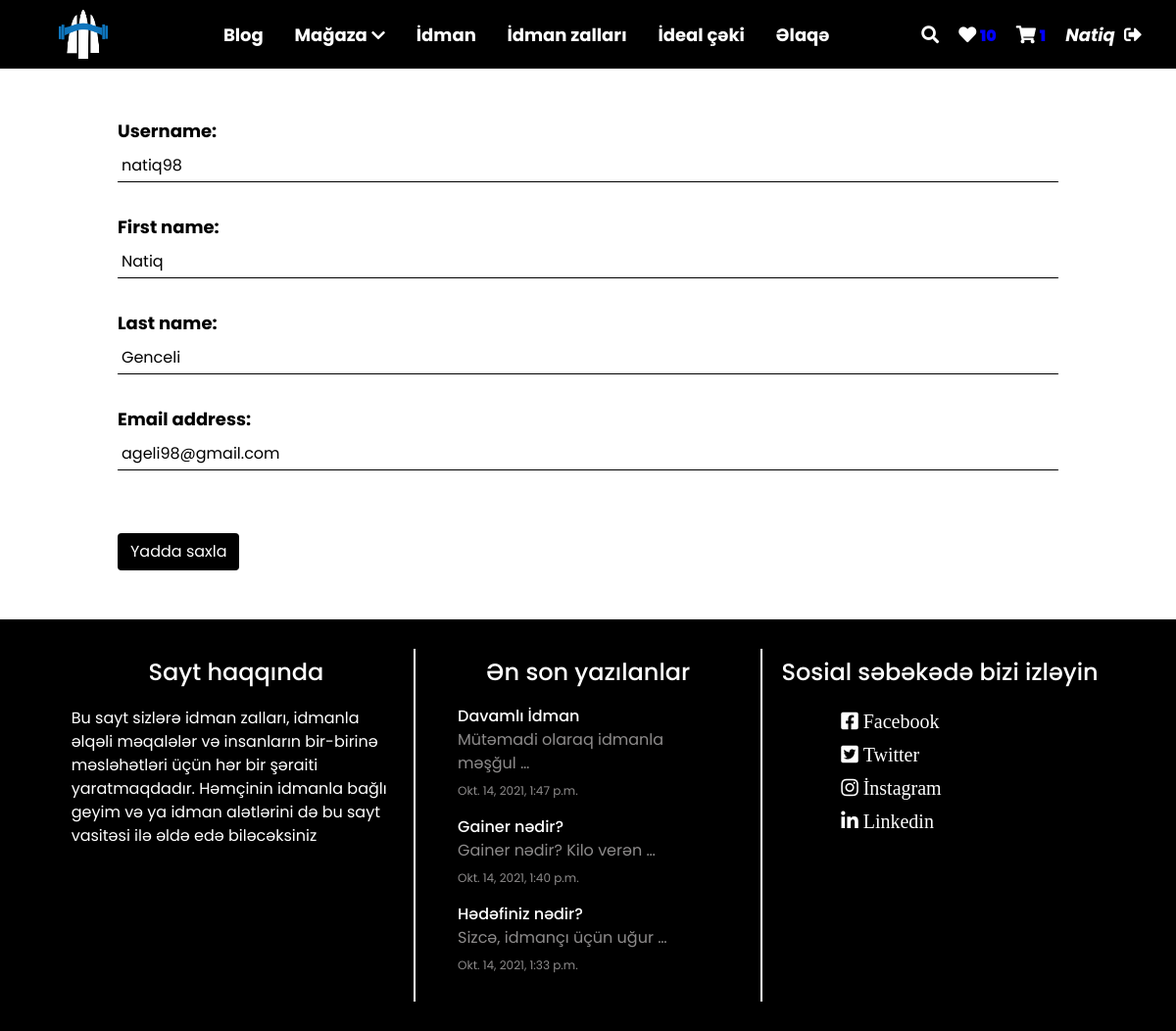
Page /user/changeUser/ (signed in) on the committed database.
### article/models.py (models this page shows, shortened)
class Article(models.Model):
    author = models.ForeignKey('auth.User', on_delete=models.CASCADE)
    title = models.CharField(max_length=50)
    content = RichTextField()
    article_rate = models.PositiveIntegerField(default=0)
    article_views = models.PositiveIntegerField(default=0)
    articles_likes = models.PositiveIntegerField(default=0)
    article_images = models.FileField( null=True, verbose_name='Sekil elave edin')
    created_date = models.DateTimeField(auto_now_add=True)

### user/views.py (the view)
# urls.py: path('changeUser/',views.changeUser, name='changeUser'),
@login_required(login_url='/user/login/')
def changeUser(request):
    change_form = UserUpdateForm(request.POST or None, instance=request.user)
    if change_form.is_valid():
        change_form.save()
        messages.success(request,'Uğurla dəyişdirildi')
        return redirect('/article/userDashboard/')
    return render(request,'userChange.html', context={'change_form':change_form})

### user/forms.py
class UserUpdateForm(UserChangeForm):
    class Meta:
        model = User
        fields = ('username','first_name','last_name','email')
        widgets = {
            'username': TextInput(attrs={'class':'input','placeholder':'İstifadəçi adı'}),
            'first_name': TextInput(attrs={'class':'input','placeholder':'Ad'}),
            'last_name': TextInput(attrs={'class':'input','placeholder':'Soyad'}),
            'email': TextInput(attrs={'class':'input','placeholder':'Email'}),
        }

### article/views.py (called while the page is built)
def footer(request):
    formm = Article.objects.all().order_by('-created_date')[:3]
    random_article = Article.objects.order_by('?')[0]
    allArticles = Article.objects.all().order_by('-created_date')
    carousel = IndexCarousel.objects.all()
    return{
        'formm':formm,
        'carousel': carousel,
        'allArticles':allArticles,
        'random_article':random_article
    }

def allLikeArticles(request):
    if request.user.id:
        likeArticlenavbar = LikeArticle.objects.filter(user=request.user).order_by('-id')[:2]
        likeArticles = LikeArticle.objects.filter(user=request.user)
        return{
            'likeArticles':likeArticles,
            'likeArticlenavbar':likeArticlenavbar,
        }
    else:
        return{}

### order/models.py (called while the page is built)
    @property
    def amount(self):
        return (self.product.price * self.quantity)

### order/views.py (called while the page is built)
def theCart(request):
    if request.user.id:
        carts = ShopCart.objects.filter(user=request.user)
        shopCartsNavbar = ShopCart.objects.filter(user=request.user).order_by('-id')[:2]
        return{
            'carts':carts,
            'shopCartsNavbar':shopCartsNavbar,
        }
    return {}

### shoppings/views.py (called while the page is built)
def navbarCategory(request):
    categories = Category.objects.filter(parent__isnull=True)
    allProducts = Product.objects.all().order_by('-created_date')
    return{
        'categories':categories,
        'allProducts':allProducts,
    }

### templates/userChange.html (shortened to what this page needs)
{% extends "layout.html" %}
{%  block css %}
    <link rel="stylesheet" href="/static/userRegister.css">
{% endblock css %}
{% block body %}
<div class='user_change'>
    {% if change_form %}
        <form class="form-user" method='post'>
            {{ change_form.as_p }}
            <button class="btn" id="userSubmitButton" type="submit">Yadda saxla</button>
        </form>
    {% endif %}
    </div>
{% endblock %}

### templates/includes/navbar.html (shortened to what this page needs)
{% load static %}
<div id="navbar">
      <div class="logo">
          <a href="/">
                <img style='width:50px; height:50px' src="{% static '../media/Logo.png' %} " alt="sekil">
          </a>
      </div>
            <ul id='kecidler' class="kecidler" >
                <li>
                    <a class='kecidler-a' href="/article/allarticle/">Blog</a>
                </li>
                <li class="dropdown">
                    <a class='kecidler-a' href="/shoppings/">Mağaza</a>
                    <i class="fas fa-chevron-down"></i>
                </li>
                <li>
                    <a  class='kecidler-a' href="/sports">İdman</a>
                </li>
                <li>
                    <a class='kecidler-a' href="/gymCenter">İdman zalları</a>
                </li>
                <li>
                    <a class='kecidler-a' href="/idealceki">İdeal çəki</a>
                </li>
                <li>
                    <a class='kecidler-a' href="/contact">Əlaqə</a>
                </li>
            </ul>
        <ul class="icons">
            <li class='search' >
                     <i id='search' class="fas fa-search"></i>
            </li>
        {% if likeArticles %}
            <li class="dropdown1" href="/article/likeArticles">
                <a class='a-href-for-icon' href="/article/likeArticles">
                    <i class="fas fa-heart"></i>
                </a>
            <small class='cartlength'>{{likeArticles|length}}</small>
            </li>
                {% else %}
                <li class="dropdown1" href="">
                <i class="far fa-heart"></i>
                </li>
                    {% endif %}
                {% if carts %}
                <li class="dropdown1" href="/order">
                <a class='a-href-for-icon' href="/order">
                    <i class="fas fa-shopping-cart"></i>
                </a>
            <small class='cartlength'>{{carts|length}}</small>
                    </li>
                    {% else %}
                    <li class="dropdown1" href="">
                    <i class="fas fa-shopping-cart"></i>
                    </li>
                    {% endif %}
            <li class=' navbar-user'>
            {% if request.user.is_authenticated %}
                <a  href="/article/userDashboard">
                <i >
                    {{ request.user.first_name }}
                </i>
            </a>
                <a class='ml-1' href="/user/logout">
                    <i class="fas fa-sign-out-alt"></i>
                </a>
            {% else %}
            <a href="/user/login">
                <i   class="m-lg-1 far fa-user"></i>
            </a>
            {% endif %}
            </li>
    </div>

### templates/includes/footer.html
 <div class="footer">
    <div class="footer-inner">
    <div class="footer-left">
        <h4>Sayt haqqında</h4>
        <p>Bu sayt sizlərə idman zalları, idmanla əlqəli məqalələr və insanların
            bir-birinə məsləhətləri üçün hər bir şəraiti yaratmaqdadır. Həmçinin
        idmanla bağlı geyim və ya idman alətlərini də bu sayt vasitəsi ilə
        əldə edə biləcəksiniz</p>
    </div>
    <div class="footer-center">
        <h4>Ən son yazılanlar</h4>
    <div class="footer-center-articles">
        {% for i in formm %}
                <div class="footer-center-article">
                <a href="/article/viewArticle/{{ i.id }}">
                <h6 style="margin-bottom: 0; margin-top: 8px">{{ i.title | truncatewords:4| safe }}</h6>
                <small id='footer-small'>{{ i.content| truncatewords:4| safe }}  </small>
                </a>
                <small id='footer-small-date'>{{ i.created_date }}</small>
                </div>
        {% endfor %}
    </div>
    </div>
    <div class="footer-right">
        <div>
            <h4>Sosial səbəkədə bizi izləyin</h4>
            <div class="footer-social">
                <a href="https://www.facebook.com/codersaz/">
                    <i class="fab fa-facebook-square"> Facebook</i>
                </a>
                <a href="https://twitter.com/">
                    <i class="fab fa-twitter-square"> Twitter</i>
                </a>
                <a href="https://www.instagram.com/codersazerbaijan">
                    <i class="fab fa-instagram"> İnstagram</i>
                </a>
                <a href="https://az.linkedin.com/company/codersazerbaijan">
                    <i class="fab fa-linkedin"> Linkedin</i>
                </a>
            </div>
        </div>
    </div>
    </div>
</div>

### static/navbar.css (style rules this page uses)
#navbar { width: 100%; position: sticky ; top: 0; padding: 10px 5px; z-index: 999999999; background-color: #000000; display: flex; text-align: center; justify-content: space-evenly; align-items: center; }
.logo { width: 10%; }
.kecidler { display: flex; width: 60%; justify-content: space-evenly; align-items: center; margin-bottom: 0 !important; }
.kecidler>li { color: #ffffff; }
.kecidler>li>a { color: #ffffff; font-size: 18px; font-weight: bold; }
.icons { margin-bottom: 0 !important; display: flex; justify-content: space-evenly; align-items: center; }
.icons>li, .icons>a, .icons>i { color: #ffffff ; font-size: 18px; font-weight: bold; padding: 10px; }
.icons a>i { color: white !important; }
.dropdown { position: relative; }
.cartlength { color: blue; font-weight: bolder; }
.dropdown1 { position: relative; }
.fa-sign-out-alt { margin-left: 5px; }
.search { position: relative; cursor: pointer; }

### static/userRegister.css (style rules this page uses)
.form-user { width: 80%; margin: 0 auto; }
.form-user>p { display: flex; flex-wrap: wrap; margin-bottom: 2em; }
.form-user>p>label { font-weight: bolder; font-size: 18px; color: black; margin-bottom: 5px; }
.form-user>p>input { width: 100%; }
.form-user>p>input::placeholder { color: #8d8b8b; }
input { margin-top: 1px; padding: 4px; background-color: transparent; border: none; border-bottom: 1px solid black; }
#userSubmitButton { background-color: black; color: white; }
.user_change { padding: 50px 0; }

### static/style.css (style rules this page uses)
* { margin: 0; padding: 0; box-sizing: border-box !important; list-style: none; text-decoration: none !important; font-family: 'Poppins', sans-serif; }
.footer { background-color: black; padding: 30px 0; }
.footer-inner { width: 90%; margin: 0 auto; display: flex; flex-wrap: wrap; justify-content: space-evenly; }
.footer { color: white !important; }
.footer-left,.footer-center,.footer-right { width: 33%; padding: 10px; }
.footer-center-article { width: 80%; margin: 0 auto; }
.footer-center-article small { color: #8d8b8b; }
#footer-small { display: block; margin: 3px 0; font-size: 16px; }
#footer-small-date { font-size: 12px; }
.footer-social { display: flex; flex-wrap: wrap; width: 60%; margin: 0 auto; }
.footer-social>a { width: 100%; margin: 5px 0; }
.footer-social>a>i { font-size: 20px; }
.footer * { color: white; }
.footer h4 { text-align: center; margin-bottom: 20px; }
.footer-center { border-left: 2px solid white; border-right: 2px solid white ; }

### rows in the picture
Article: title "Davamlı İdman", content "Mütəmadi olaraq idmanla məşğul …", created_date "Okt. 14, 2021, 1:47 p.m."
Article: title "Gainer nədir?", content "Gainer nədir? Kilo verən …", created_date "Okt. 14, 2021, 1:40 p.m."
Article: title "Hədəfiniz nədir?", content "Sizcə, idmançı üçün uğur …", created_date "Okt. 14, 2021, 1:33 p.m."

### other values in the picture
{{ likeArticles|length }} "10"
{{ carts|length }} "1"
{{ request.user.first_name }} "Natiq"
